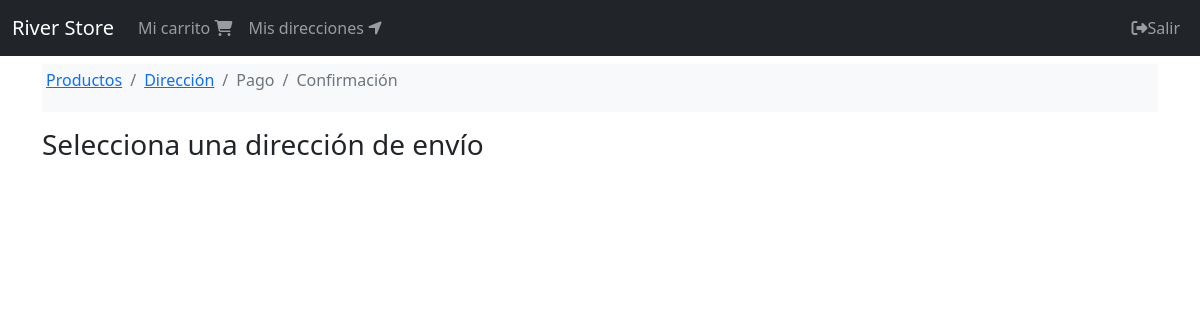
Page /orden/seleccionar/direccion (signed in) on the earlier database version.
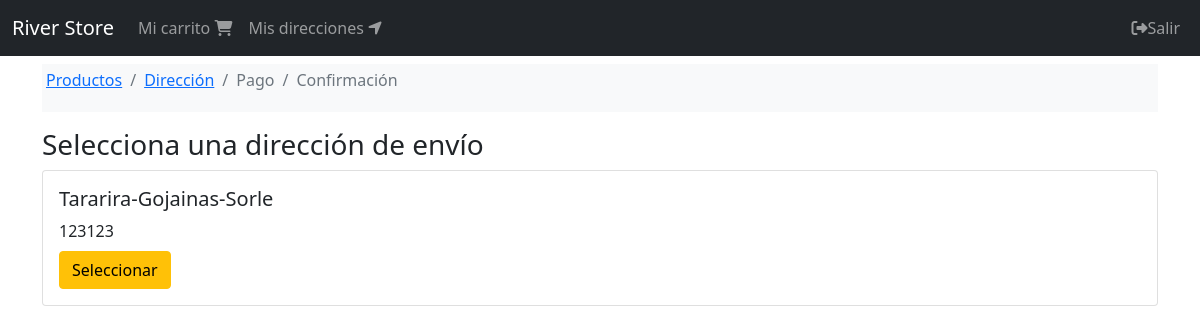
Same page on the later database version.
### shipping_addresses/models.py (models this page shows, shortened)
class ShippingAddress(models.Model):
    user = models.ForeignKey(User, null=False, blank=False, on_delete=models.CASCADE)
    line1 = models.CharField(max_length=200)
    line2 = models.CharField(max_length=200, blank=True)
    city=models.CharField(max_length=100)
    state=models.CharField(max_length=100)
    country=models.CharField(max_length=50)
    reference=models.CharField(max_length=300)
    postal_code=models.CharField(max_length=10, null=False, blank=False)
    default=models.BooleanField(default=False)
    created_at=models.DateTimeField(auto_now_add=True)
    @property
    def address(self):
        return f'{self.city}-{self.state}-{self.country}'

### orders/views.py (the view)
# urls.py: path('seleccionar/direccion', views.select_address, name='select_address'),
@login_required(login_url='login')
def select_address(request):
    shipping_addresses = request.user.shippingaddress_set.all()
    return render(request, 'orders/select_address.html', {
        'breadcrumb': breadcrumb(address=True),
        'shipping_addresses': shipping_addresses
    })

### orders/utils.py (called while the page is built)
def breadcrumb(products=True, payment=False, address=False, confirmation=False):
    return [
        {'title': 'Productos', 'active': products, 'url': reverse('orders:order')},
        {'title': 'Dirección', 'active': address, 'url': reverse('orders:address')},
        {'title': 'Pago', 'active': payment, 'url': reverse('orders:order')},
        {'title': 'Confirmación', 'active': confirmation, 'url': reverse('orders:order')}
    ]

### orders/templates/orders/select_address.html
{% extends 'base.html' %}
{% block breadcrumb %}
{% include 'orders/snippets/breadcrumb.html' %}
{% endblock %}
{% block content %}
<div class="col">
    <div class="h3">
        Selecciona una dirección de envío
    </div>
    <div class="mt-2">
        {% for shipping_address in shipping_addresses %}
        <div class="card mb-2">
            <div class="card-body">
                <h5 class="card-title">{{ shipping_address.address }}</h5>
                <p class="card-title">{{ shipping_address.postal_code }}</p>
                <a href="{% url 'orders:check_address' shipping_address.pk %}" class="btn btn-warning">Seleccionar</a>
            </div>
        </div>
        {% endfor %}
    </div>
</div>
{% endblock %}

### templates/base.html (shortened to what this page needs)
{% load static %}
<!DOCTYPE html>
<html lang="en">
<head>
    <link href="https://cdn.jsdelivr.net/npm/bootstrap@5.0.2/dist/css/bootstrap.min.css" rel="stylesheet">
</head>
<body>
    {% include 'navbar.html' %}
    <div class="container">
        {% block breadcrumb %}
        {% endblock %}
        <div class="row mt-3">
            {% block content %}
            {% endblock %}
        </div>
    </div>
</body>
</html>

### templates/navbar.html (shortened to what this page needs)
{% url 'carts:cart' as cart %}
{% url 'shipping_addresses:shipping_addresses' as shipping_addresses %}
<nav class="navbar navbar-expand-md bg-dark navbar-dark">
  <div class="container-fluid">
    <a href="{% url 'index' %}" class="navbar-brand">River Store</a>
  <div id="navb" class="navbar-collapse collapse-hide">
    <ul class="navbar-nav">
      <li class="nav-item">
        <a href="{{ cart }}" class="nav-link {% if request.path == cart %}active{% endif %}">
          Mi carrito
        <span class="fas fa-shopping-cart"></span>
        </a>
      </li>
      <li class="nav-item">
        {% if user.is_authenticated %}
        <a href="{{ shipping_addresses }}" class="nav-link {% if request.path == shipping_addresses %}active{% endif %}">
          Mis direcciones
        <span class="fas fa-location-arrow"></span>
        </a>
        {% endif %}
      </li>
    </ul>
    <ul class="navbar-nav ms-auto">
        {% if user.is_authenticated %}
        <li class="navbar-item"><a href="{% url 'logout' %}" class="nav-link"><span class="fas fa-sign-out-alt"></span>Salir</a></li>
        {% else %}
        <li class="navbar-item"><a href="{% url 'login' %}" class="nav-link"><span class="fas fa-sign-in-alt"></span>Entrar</a></li>
        <li class="navbar-item"><a href="{% url 'register' %}" class="nav-link"><span class="fas fa-user-plus"></span>Registro</a></li>
        {% endif %}
    </ul>
  </div>
  </div>
</nav>

### orders/templates/orders/snippets/breadcrumb.html
<div class="mt-2 bg-light p-1">
    <nav aria-label="breadcrumb">
        <ol class="breadcrumb">
        {% for item in breadcrumb %}
        {% if item.active %}
        <a href="{{ item.url }}" class="breadcrumb-item">{{ item.title}}</a>
        {% else %}
        <span class="breadcrumb-item active">{{ item.title }}</span>
        {% endif %}
        {% endfor%}
        </ol>
    </nav>
</div>

Differences in the rows shown:
added ShippingAddress: address "Tararira-Gojainas-Sorle", postal_code "123123"
